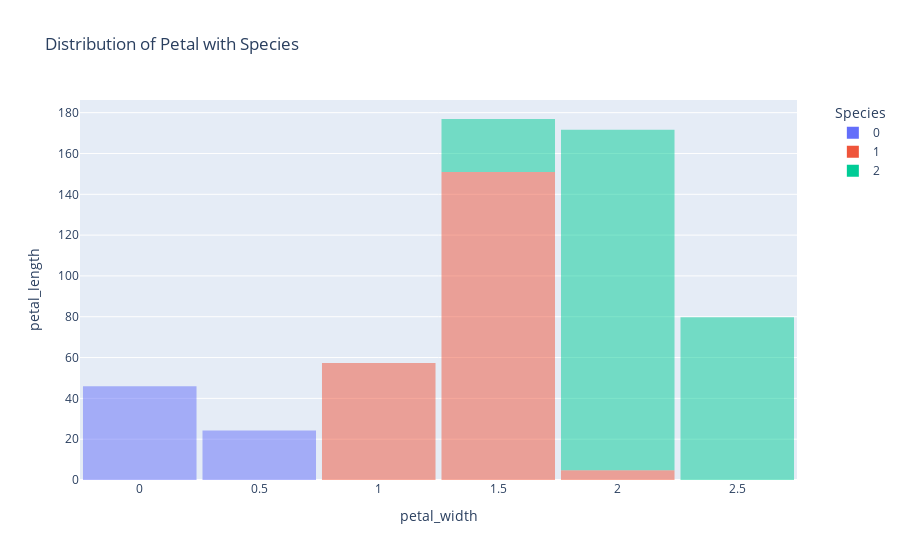

Here is the notebook cell this chart was saved with:
### Code cell
fig = px.histogram(iris_df, x = 'petal_width', y = 'petal_length', 
                   title = 'Distribution of Petal with Species', color = 'species')

fig.update_traces(marker=dict(opacity=0.5))

fig.update_layout(
    xaxis_title = 'petal_width',
    yaxis_title = 'petal_length',
    bargap=0.05,             
    showlegend=True,  
    legend=dict(
        title='Species',  
        x=1.05, 
        y=1,  
    ),
)
fig.show()

### Figure 1 — Plotly figure (JSON) as saved in the notebook; plotly's stock layout.template omitted (floating-point values rounded to 4 significant figures)
{"data": [{"alignmentgroup": "True", "bingroup": "x", "histfunc": "sum", "hovertemplate": "species=0<br>petal_width=%{x}<br>sum of petal_length=%{y}<extra></extra>", "legendgroup": "0", "marker": {"color": "#636efa", "opacity": 0.5, "pattern": {"shape": ""}}, "name": "0", "offsetgroup": "0", "orientation": "v", "showlegend": true, "type": "histogram", "x": [0.2, 0.2, 0.2, 0.2, 0.2, 0.4, 0.3, 0.2, 0.2, 0.1, 0.2, 0.2, 0.1, 0.1, 0.2, 0.4, 0.4, 0.3, 0.3, 0.3, 0.2, 0.4, 0.2, 0.5, 0.2, 0.2, 0.4, 0.2, 0.2, 0.2, 0.2, 0.4, 0.1, 0.2, 0.2, 0.2, 0.2, 0.2, 0.3, 0.3, 0.2, 0.6, 0.4, 0.3, 0.2, 0.2, 0.2, 0.2], "xaxis": "x", "y": [1.4, 1.4, 1.3, 1.5, 1.4, 1.7, 1.4, 1.5, 1.4, 1.5, 1.5, 1.6, 1.4, 1.1, 1.2, 1.5, 1.3, 1.4, 1.7, 1.5, 1.7, 1.5, 1, 1.7, 1.9, 1.6, 1.6, 1.5, 1.4, 1.6, 1.6, 1.5, 1.5, 1.4, 1.2, 1.3, 1.3, 1.5, 1.3, 1.3, 1.3, 1.6, 1.9, 1.4, 1.6, 1.4, 1.5, 1.4], "yaxis": "y"}, {"alignmentgroup": "True", "bingroup": "x", "histfunc": "sum", "hovertemplate": "species=1<br>petal_width=%{x}<br>sum of petal_length=%{y}<extra></extra>", "legendgroup": "1", "marker": {"color": "#EF553B", "opacity": 0.5, "pattern": {"shape": ""}}, "name": "1", "offsetgroup": "1", "orientation": "v", "showlegend": true, "type": "histogram", "x": [1.4, 1.5, 1.5, 1.3, 1.5, 1.3, 1.6, 1, 1.3, 1.4, 1, 1.5, 1, 1.4, 1.3, 1.4, 1.5, 1, 1.5, 1.1, 1.8, 1.3, 1.5, 1.2, 1.3, 1.4, 1.4, 1.7, 1.5, 1, 1.1, 1, 1.2, 1.6, 1.5, 1.6, 1.5, 1.3, 1.3, 1.3, 1.2, 1.4, 1.2, 1, 1.3, 1.2, 1.3, 1.3, 1.1, 1.3], "xaxis": "x", "y": [4.7, 4.5, 4.9, 4, 4.6, 4.5, 4.7, 3.3, 4.6, 3.9, 3.5, 4.2, 4, 4.7, 3.6, 4.4, 4.5, 4.1, 4.5, 3.9, 4.8, 4, 4.9, 4.7, 4.3, 4.4, 4.8, 5, 4.5, 3.5, 3.8, 3.7, 3.9, 5.1, 4.5, 4.5, 4.7, 4.4, 4.1, 4, 4.4, 4.6, 4, 3.3, 4.2, 4.2, 4.2, 4.3, 3, 4.1], "yaxis": "y"}, {"alignmentgroup": "True", "bingroup": "x", "histfunc": "sum", "hovertemplate": "species=2<br>petal_width=%{x}<br>sum of petal_length=%{y}<extra></extra>", "legendgroup": "2", "marker": {"color": "#00cc96", "opacity": 0.5, "pattern": {"shape": ""}}, "name": "2", "offsetgroup": "2", "orientation": "v", "showlegend": true, "type": "histogram", "x": [2.5, 1.9, 2.1, 1.8, 2.2, 2.1, 1.7, 1.8, 1.8, 2.5, 2, 1.9, 2.1, 2, 2.4, 2.3, 1.8, 2.2, 2.3, 1.5, 2.3, 2, 2, 1.8, 2.1, 1.8, 1.8, 1.8, 2.1, 1.6, 1.9, 2, 2.2, 1.5, 1.4, 2.3, 2.4, 1.8, 1.8, 2.1, 2.4, 2.3, 2.3, 2.5, 2.3, 1.9, 2, 2.3, 1.8], "xaxis": "x", "y": [6, 5.1, 5.9, 5.6, 5.8, 6.6, 4.5, 6.3, 5.8, 6.1, 5.1, 5.3, 5.5, 5, 5.1, 5.3, 5.5, 6.7, 6.9, 5, 5.7, 4.9, 6.7, 4.9, 5.7, 6, 4.8, 4.9, 5.6, 5.8, 6.1, 6.4, 5.6, 5.1, 5.6, 6.1, 5.6, 5.5, 4.8, 5.4, 5.6, 5.1, 5.9, 5.7, 5.2, 5, 5.2, 5.4, 5.1], "yaxis": "y"}], "layout": {"bargap": 0.05, "barmode": "relative", "legend": {"title": {"text": "Species"}, "tracegroupgap": 0, "x": 1.05, "y": 1}, "showlegend": true, "title": {"text": "Distribution of Petal with Species"}, "xaxis": {"anchor": "y", "domain": [0, 1], "title": {"text": "petal_width"}}, "yaxis": {"anchor": "x", "domain": [0, 1], "title": {"text": "petal_length"}}}}
